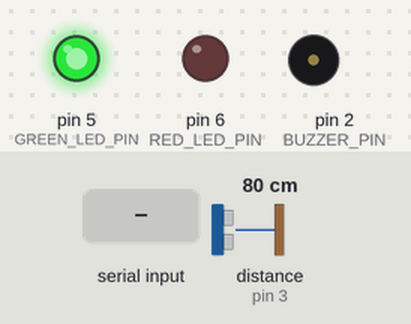
The sketch below on a simulated Arduino Uno, built with avr-gcc and run on an emulated ATmega328P. Shown: output pins drawn as LEDs (lit = HIGH), buzzer (waves = sounding). Wiring (inferred from the names in the program): ultrasonic range finder: trigger pin 4; echo pin 3. Dashed ring = blinking. Inputs (shaded band) come from the test bench; at power-on: distance to the obstacle (sensor on pin 3) 80 cm. The echo pulse lasts 58.3 µs per cm; pins used as bus, display or sensor lines are not drawn; what the sketch prints to the serial monitor is not drawn.

Above: at 1.2 s.
1.3 s: "EVAC_ON\n" received over Serial
At 2.2 s:
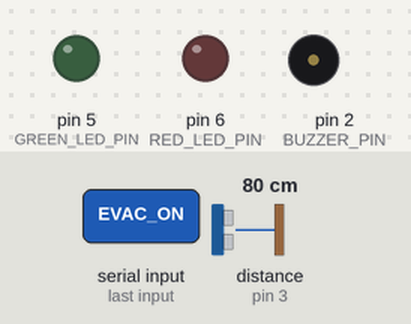
4.3 s: "EXIT_CLOSE\n" received over Serial
At 5.0 s:
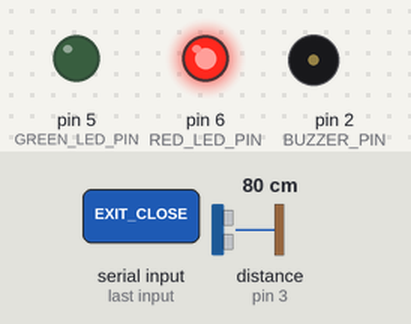
7.3 s: "BUZZER_ON\n" received over Serial
At 8.2 s:
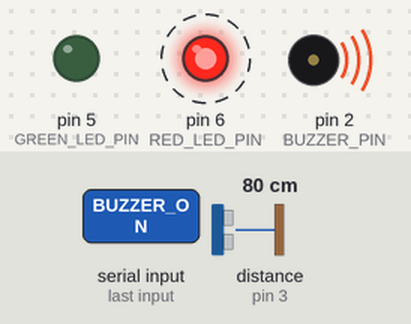
10.3 s: "EXIT_OPEN\n" received over Serial
At 10.6 s:
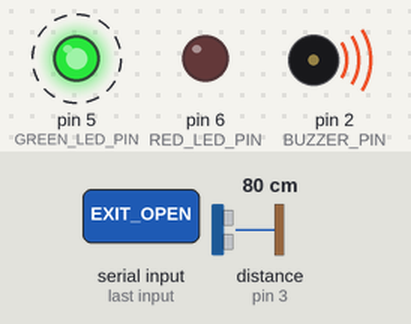
Timing chart, 0 to 14.3 s (numbered marks = the images above; inputs shaded):
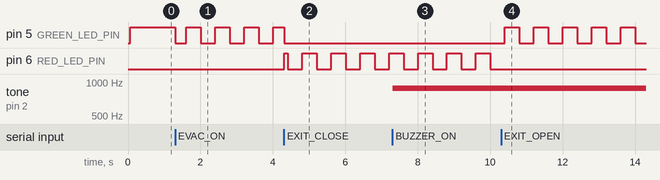

Measured:
- after the input at 1.3 s, pin 5 (GREEN_LED_PIN): HIGH → LOW at once, then repeats every 0.80 s: HIGH 0.40 s, LOW 0.40 s
- after the input at 4.3 s, pin 6 (RED_LED_PIN): LOW → HIGH at once, then repeats every 0.80 s: LOW 0.40 s, HIGH 0.40 s
- after the input at 7.3 s, tone on pin 2 (BUZZER_PIN): silent → 880 Hz at once
- after the input at 10.3 s, pin 5 (GREEN_LED_PIN): alternates HIGH for 0.40 s and LOW for 0.40 s, starting after 0.11 s; pin 6 (RED_LED_PIN): stops changing and stays LOW

The sketch:

node2.ino
```cpp
/*
  Node 2 - Hallway / Exit Monitoring
  SWE30011 IoT Programming - Abdul Muqtadir

  Watches the hallway exit with an ultrasonic sensor and tells people
  whether the exit route is clear (green LED) or blocked (red LED).

  Hardware (Arduino Uno):
    HC-SR04 ultrasonic   VCC -> 5V, TRIG -> D4, ECHO -> D3, GND -> GND
    Green LED            D5 -> LED -> 220 ohm -> GND     exit clear / "this way"
    Red LED              D6 -> LED -> 220 ohm -> GND     exit blocked / closed
    Passive buzzer       + -> 5V, - -> NPN collector     local warning
    NPN transistor       base <- 1k ohm <- D2, emitter -> GND
                         (PN2222 / S8050 from the kit, or BC337)

  Local rule (runs even if the PC/cloud is offline):
    exit_blocked = distance stays below threshold_cm for BLOCK_HOLD_MS.
    It clears only after the distance stays at/above the threshold for
    CLEAR_HOLD_MS, so a person walking past does not trigger an alarm.

  Telemetry, one line per second (key=value, same wire format as Node 3/4):
    distance_cm=123.4, exit_blocked=false, threshold_cm=50, evacuation_mode=false, exit_closed=false, buzzer_state=false, sensor_ok=true

  Serial commands -> acknowledgement:
    EVAC_ON / EVAC_OFF       -> ACK=EVAC_ON / ACK=EVAC_OFF       evacuation guidance mode
    EXIT_CLOSE / EXIT_OPEN   -> ACK=EXIT_CLOSE / ACK=EXIT_OPEN   command centre closes this route
    BUZZER_ON / BUZZER_OFF   -> ACK=BUZZER_ON / ACK=BUZZER_OFF   manual buzzer
    THRESHOLD=<5..300>       -> ACK=THRESHOLD=<value>            remote configuration (saved to EEPROM)
*/

#include <EEPROM.h>

const int TRIG_PIN = 4;
const int ECHO_PIN = 3;
const int GREEN_LED_PIN = 5;
const int RED_LED_PIN = 6;
const int BUZZER_PIN = 2;  // drives the transistor base

const unsigned long REPORT_INTERVAL = 1000;
const unsigned long MEASURE_INTERVAL = 100;
const unsigned long BLOCK_HOLD_MS = 3000;
const unsigned long CLEAR_HOLD_MS = 2000;
const unsigned long ECHO_TIMEOUT_US = 25000;  // ~4 m, the HC-SR04 maximum
const float MAX_RANGE_CM = 400.0;
const int MIN_THRESHOLD_CM = 5;
const int MAX_THRESHOLD_CM = 300;
const int DEFAULT_THRESHOLD_CM = 50;
const int SAMPLE_COUNT = 5;
const int NO_ECHO_CLEAR_COUNT = 10;   // 1 s of no echo -> nothing in range
const int NO_ECHO_FAULT_COUNT = 50;   // 5 s of no echo -> sensor_ok=false
const int EEPROM_ADDRESS = 0;
const int EEPROM_MAGIC = 0x4E32;  // "N2" - marks a valid saved threshold

int thresholdCm = DEFAULT_THRESHOLD_CM;
float distanceCm = MAX_RANGE_CM;
float lastValidCm = MAX_RANGE_CM;
bool sensorOk = true;
bool exitBlocked = false;
bool evacuationMode = false;
bool exitClosed = false;
bool manualBuzzer = false;
bool buzzerOn = false;

float samples[SAMPLE_COUNT];
int sampleIndex = 0;
int failedReadings = 0;
unsigned long belowSince = 0;
unsigned long aboveSince = 0;
unsigned long lastMeasure = 0;
unsigned long lastReport = 0;

struct SavedSettings {
  int magic;
  int threshold;
};

void loadThreshold();
void saveThreshold();
void measureDistance();
float medianOfSamples();
void updateBlockedState(unsigned long now);
void updateOutputs(unsigned long now);
void printTelemetry();
void processSerialCommands();

void setup() {
  Serial.begin(9600);
  Serial.setTimeout(50);
  pinMode(TRIG_PIN, OUTPUT);
  pinMode(ECHO_PIN, INPUT);
  pinMode(GREEN_LED_PIN, OUTPUT);
  pinMode(RED_LED_PIN, OUTPUT);
  pinMode(BUZZER_PIN, OUTPUT);
  digitalWrite(TRIG_PIN, LOW);

  loadThreshold();
  for (int i = 0; i < SAMPLE_COUNT; i++) {
    samples[i] = MAX_RANGE_CM;
  }

  Serial.println("Node 2 exit monitor started");
  Serial.println("Commands: EVAC_ON, EVAC_OFF, EXIT_CLOSE, EXIT_OPEN, BUZZER_ON, BUZZER_OFF, THRESHOLD=<cm>");
}

void loop() {
  processSerialCommands();

  unsigned long now = millis();
  if (now - lastMeasure >= MEASURE_INTERVAL) {
    lastMeasure = now;
    measureDistance();
    updateBlockedState(now);
  }

  updateOutputs(now);

  if (now - lastReport >= REPORT_INTERVAL) {
    lastReport = now;
    printTelemetry();
  }
}

// ---------- sensing ----------

float readDistanceOnce() {
  digitalWrite(TRIG_PIN, LOW);
  delayMicroseconds(2);
  digitalWrite(TRIG_PIN, HIGH);
  delayMicroseconds(10);
  digitalWrite(TRIG_PIN, LOW);
  unsigned long duration = pulseIn(ECHO_PIN, HIGH, ECHO_TIMEOUT_US);
  if (duration == 0) {
    return -1.0;  // no echo
  }
  return duration * 0.0343 / 2.0;
}

void measureDistance() {
  float reading = readDistanceOnce();
  if (reading >= 0) {
    failedReadings = 0;
    lastValidCm = min(reading, MAX_RANGE_CM);
  } else {
    failedReadings++;
    if (lastValidCm < thresholdCm) {
      // The last echo was close, so the object has most likely moved right
      // up to (or is covering) the sensor - closer than its ~3 cm minimum.
      // Treat it as still blocking instead of "nothing there".
      reading = lastValidCm;
    } else if (failedReadings >= NO_ECHO_CLEAR_COUNT) {
      // Silence for a while after a far reading: nothing within 4 m.
      reading = MAX_RANGE_CM;
    } else {
      return;  // a single missed echo - ignore it
    }
  }
  // Long silence usually means a loose Trig/Echo/5V wire, not an empty hall.
  sensorOk = failedReadings < NO_ECHO_FAULT_COUNT;

  samples[sampleIndex] = reading;
  sampleIndex = (sampleIndex + 1) % SAMPLE_COUNT;
  distanceCm = medianOfSamples();
}

float medianOfSamples() {
  // Median of the last 5 readings removes single-reading spikes.
  float sorted[SAMPLE_COUNT];
  for (int i = 0; i < SAMPLE_COUNT; i++) {
    sorted[i] = samples[i];
  }
  for (int i = 1; i < SAMPLE_COUNT; i++) {
    float key = sorted[i];
    int j = i - 1;
    while (j >= 0 && sorted[j] > key) {
      sorted[j + 1] = sorted[j];
      j--;
    }
    sorted[j + 1] = key;
  }
  return sorted[SAMPLE_COUNT / 2];
}

void updateBlockedState(unsigned long now) {
  if (distanceCm < thresholdCm) {
    aboveSince = 0;
    if (belowSince == 0) belowSince = now;
    if (!exitBlocked && now - belowSince >= BLOCK_HOLD_MS) exitBlocked = true;
  } else {
    belowSince = 0;
    if (aboveSince == 0) aboveSince = now;
    if (exitBlocked && now - aboveSince >= CLEAR_HOLD_MS) exitBlocked = false;
  }
}

// ---------- actuators ----------

void updateOutputs(unsigned long now) {
  bool flash = (now / 400) % 2 == 0;
  bool green;
  bool red;
  bool alarm = false;

  if (exitClosed) {
    // Command centre has closed this route: never show green.
    green = false;
    red = evacuationMode ? flash : true;
  } else if (exitBlocked) {
    green = false;
    red = true;
    alarm = evacuationMode;  // blocked exit during an evacuation is urgent
  } else {
    green = evacuationMode ? flash : true;  // flashing green = "exit this way"
    red = false;
  }

  digitalWrite(GREEN_LED_PIN, green ? HIGH : LOW);
  digitalWrite(RED_LED_PIN, red ? HIGH : LOW);

  bool wantBuzzer = manualBuzzer || (alarm && flash);
  if (wantBuzzer != buzzerOn) {
    buzzerOn = wantBuzzer;
    if (buzzerOn) tone(BUZZER_PIN, 880);
    else noTone(BUZZER_PIN);
  }
}

// ---------- serial protocol ----------

void printTelemetry() {
  Serial.print("distance_cm=");
  Serial.print(distanceCm, 1);
  Serial.print(", exit_blocked=");
  Serial.print(exitBlocked ? "true" : "false");
  Serial.print(", threshold_cm=");
  Serial.print(thresholdCm);
  Serial.print(", evacuation_mode=");
  Serial.print(evacuationMode ? "true" : "false");
  Serial.print(", exit_closed=");
  Serial.print(exitClosed ? "true" : "false");
  Serial.print(", buzzer_state=");
  Serial.print(manualBuzzer ? "true" : "false");
  Serial.print(", sensor_ok=");
  Serial.println(sensorOk ? "true" : "false");
}

void processSerialCommands() {
  if (!Serial.available()) {
    return;
  }

  String command = Serial.readStringUntil('\n');
  command.trim();

  if (command == "EVAC_ON") {
    evacuationMode = true;
    Serial.println("ACK=EVAC_ON");
  }
  else if (command == "EVAC_OFF") {
    evacuationMode = false;
    Serial.println("ACK=EVAC_OFF");
  }
  else if (command == "EXIT_CLOSE") {
    exitClosed = true;
    Serial.println("ACK=EXIT_CLOSE");
  }
  else if (command == "EXIT_OPEN") {
    exitClosed = false;
    Serial.println("ACK=EXIT_OPEN");
  }
  else if (command == "BUZZER_ON") {
    manualBuzzer = true;
    Serial.println("ACK=BUZZER_ON");
  }
  else if (command == "BUZZER_OFF") {
    manualBuzzer = false;
    Serial.println("ACK=BUZZER_OFF");
  }
  else if (command.startsWith("THRESHOLD=")) {
    int value = command.substring(10).toInt();
    if (value >= MIN_THRESHOLD_CM && value <= MAX_THRESHOLD_CM) {
      thresholdCm = value;
      saveThreshold();
      Serial.print("ACK=THRESHOLD=");
      Serial.println(thresholdCm);
    } else {
      Serial.print("ERROR=THRESHOLD_OUT_OF_RANGE:");
      Serial.println(command);
    }
  }
  else if (command.length() > 0) {
    Serial.print("ERROR=UNKNOWN_COMMAND:");
    Serial.println(command);
  }
}

// ---------- settings ----------

void loadThreshold() {
  SavedSettings saved;
  EEPROM.get(EEPROM_ADDRESS, saved);
  if (saved.magic == EEPROM_MAGIC &&
      saved.threshold >= MIN_THRESHOLD_CM && saved.threshold <= MAX_THRESHOLD_CM) {
    thresholdCm = saved.threshold;
  }
}

void saveThreshold() {
  SavedSettings saved = { EEPROM_MAGIC, thresholdCm };
  EEPROM.put(EEPROM_ADDRESS, saved);
}
```
